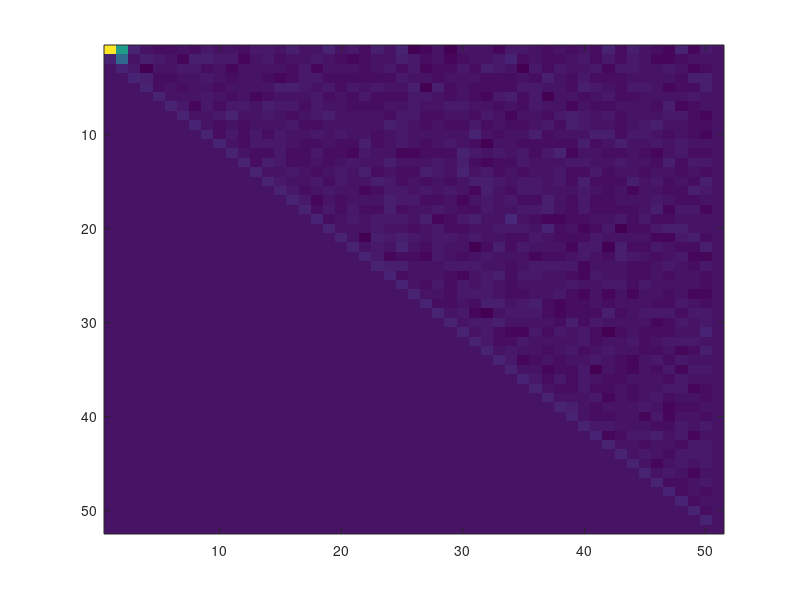
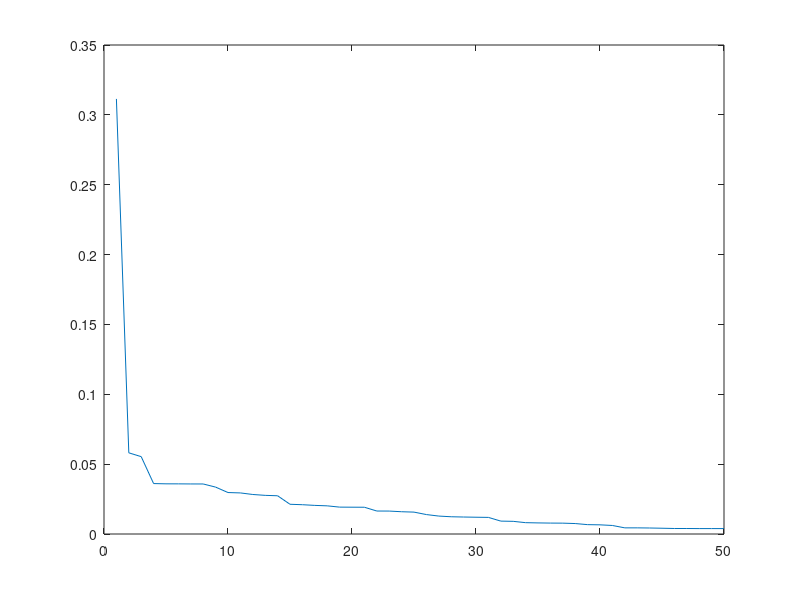
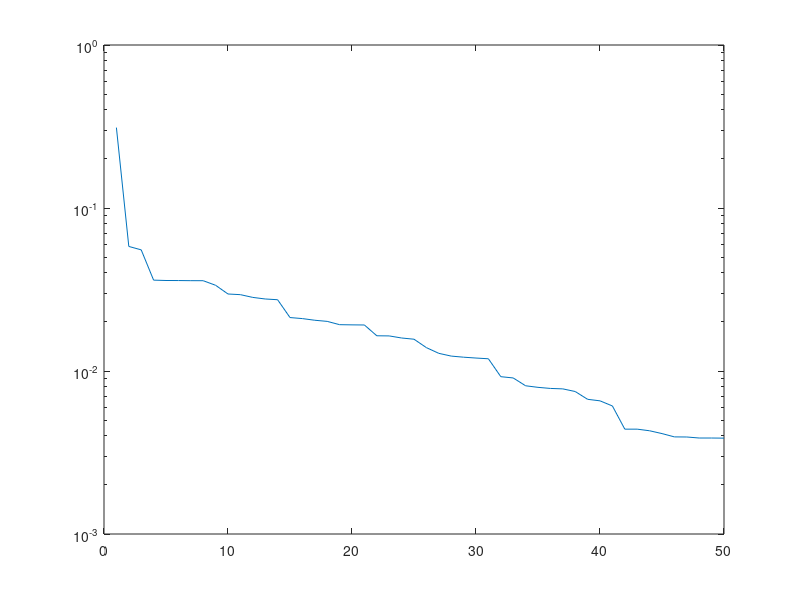
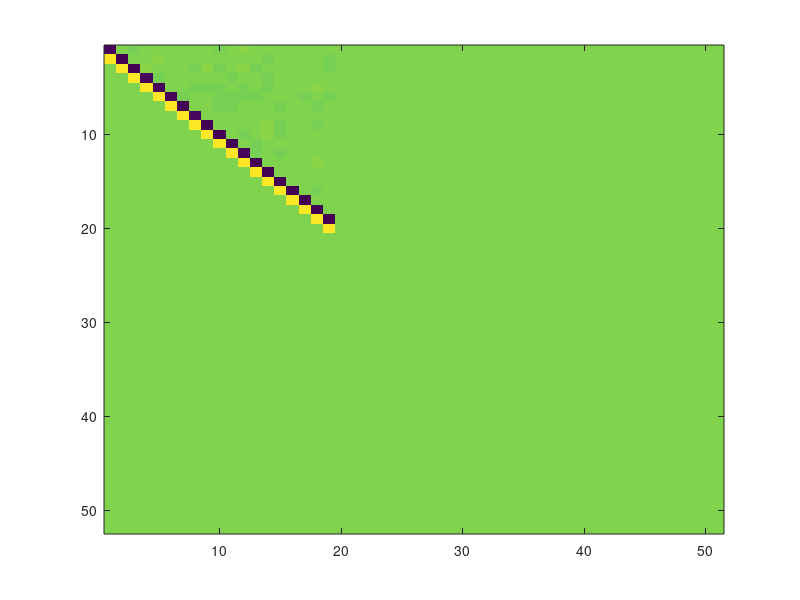

Here is the MATLAB script that generated these plots, in order:
% dim = 10000;
% A = sprand(dim, dim, 1.);
% b = rand(dim, 1);
% x0 = zeros(dim, 1);

% [x, flag, relres, iter, resvec] = gmres(A, b, [], 1e-10, 10);

clear

function A = loadFunctionFromData(dataPath)
    disp(["🦍 Loading file: "  dataPath])
    load(dataPath)
    
%   se nel file è presente una `struct` allora vuol dire 
%   che sto utilizzando il nuovo formato e va convertito
%   per essere utilizzato da Octave
    if isstruct(Problem.A)
        n = length(Problem.A.jc)-1;
        ii = repelems(1:n, [1:n; diff(Problem.A.jc)]);
        A = sparse(Problem.A.ir+1, ii, Problem.A.data);
    else
        A = Problem.A;
    end
endfunction

% Esempio di come utilizzare la precedente funzione
% whos
% A = loadFunctionFromData('./data/cage15.mat');
% columns(A)
% rows(A)
% clear
% A = loadFunctionFromData('./data/vas_stokes_2M.mat');
% columns(A)
% rows(A)

function [A b x0] = generateData(dim, den, seed=69, randx0=false)
    rand("seed", seed);
    A = sprand(dim, dim, den);
    b = rand(dim, 1);
    
    if (randx0)
        x0 = rand(dim, 1);
    else
        x0 = zeros(dim, 1);
    end
endfunction

function [A b x0] = generateData2(dim, n=-4, seed=69, randx0=false)
    rand("seed", seed);
    mu = 0;
    sigma = 1/(2*sqrt(dim));
    A = n * eye(dim) + normrnd(mu, sigma, dim);
    b = ones(dim, 1);
%     A = sprand(dim, dim, den);
%     b = rand(dim, 1);
    
    if (randx0)
        x0 = rand(dim, 1);
    else
        x0 = zeros(dim, 1);
    end
endfunction

function [x res] = mygmres(A, b, x0, k, tol)
    n = size(b)(1);
    r0 = b - A * x0;
    beta = norm(r0, 2);
    
    H = zeros(k+2, k+1);
    Q = zeros(n, k+1);
    Q(:, 1) = r0/norm(r0, 2);
    
    en = zeros(k+2, 1);
    en(1) = 1;
        
    for j = 1:k  %% TODO: ricontrollare
%         imagesc(H);
        v = A*Q(:, j);   
        for i = 1:j
            H(i,j) = Q(:,i)' * v;
            v = v - H(i, j) * Q(:, i);
        end
        
        % ortogonalizzazione ??
        v = mgorth(v, Q);
%         H = gramschmidt(H);
%         Q = gramschmidt(Q);
        
        H(j+1, j) = norm(v, 2);
        Q(:, j+1) = v / H(j+1, j);
        
%         if (abs(H(j+1, j)) > tol)
%             Q(:, j+1) = Q(:,j+1)/H(j+1,j);
%         end
        
        e1 = en(1:j+2);
        
        y =(H(1:j+2,1:j+1))\(beta *e1);
%         y =(H(1:j+2,1:j+1))\(beta *e1);
        res(j) = norm(H(1:j+2,1:j+1)*y - beta*e1, 2);

        if (res(j) < tol)
            x = Q(:, 1:j+1)*y +x0;
            disp('🚀 Raggiunta Tolleranza, stop');
            imagesc(H);
            return;
        end
    end
    x = Q(:, 1:j+1)*y +x0;
    disp('🐌 Raggiunto massimo numero di Iterazioni');
    imagesc(H);

endfunction

%% TEST 1 - Random Matrix
[A, b, x0] = generateData(100, .5);
% A
% b
% x0
[x, res] = mygmres(A, b, x0, 50, 1e-10);
x
x_true = A\b
max(x_true-x)
figure();
plot(res);
figure();
semilogy(res);

%% TEST 2 - randnorm()
for n = [-4 -2 0 2 4]
    figure();
    printf("🍌 n = %d\n", n)
    [A, b, x0] = generateData2(200, n=n);
    [x, res] = mygmres(A, b, x0, 50, 1e-10);
    
    % x;
    x_true = A\b;
    approx_error = max(x_true-x)
    
    figure();
    title(["GMRES with n = " mat2str(n)]);
    semilogy(res);
end

%% GMRES(m)
function [x res] = myrgmres(A, b, x0, k, tol, m)
    restartCount = 0;
    res = [];
    n = size(b)(1);
    en = zeros(k+2, 1);
    en(1) = 1;
    
    while (restartCount < m)
        H = zeros(k+2, k+1);
        Q = zeros(n, k+1);

        r0 = b - A * x0;
        beta = norm(r0, 2);
        Q(:, 1) = r0/norm(r0, 2);

        for j = 1:k  %% TODO: ricontrollare
    %         imagesc(H);
            v = A*Q(:, j);   
            for i = 1:j
                H(i,j) = Q(:,i)' * v;
                v = v - H(i, j) * Q(:, i);
            end
%             v = myGramschmidt(v);
%             v =  gramschmidt(v);
            v = mgorth(v, Q);  % equivalente a quella sopra
            H(j+1, j) = norm(v, 2);
%             Q(:, j+1) = mgorth(Q(:, j+1), Q); 
            Q(:, j+1) = v / H(j+1, j);
            
    %         if (abs(H(j+1, j)) > tol)
    %             Q(:, j+1) = Q(:,j+1)/H(j+1,j);
    %         end

            e1 = en(1:j+2);

            y =(H(1:j+2,1:j+1))\(beta *e1);
            res = [res norm(H(1:j+2,1:j+1)*y - beta*e1, 2)];

            if (res(end) < tol)
                x = Q(:, 1:j+1)*y +x0;
                disp('🚀 Raggiunta Tolleranza, stop');
                imagesc(H);
                return;
            end
        end
        x = Q(:, 1:j+1)*y +x0;
        x0 = x;
%         sum(x0)
        restartCount = restartCount + 1;
        disp('🐌 Raggiunto massimo numero di Iterazioni');
        disp('🗿 Restarting ...');
%         imagesc(H);
    end
    x = Q(:, 1:j+1)*y +x0;
    disp('❌ Raggiunto massimo numero di Restart');
    imagesc(H);
endfunction

[A, b, x0] = generateData(200, .5);
[x, res] = myrgmres(A, b, x0, 100, 1e-10, 50);
semilogy(res);

for n = [-4 -2 0 2 4]
    figure();
    printf("🍌 n = %d\n", n)
    [A, b, x0] = generateData2(200, n=n);
    [x, res] = myrgmres(A, b, x0, 50, 1e-10, 100);
    
    % x;
    x_true = A\b;
    approx_error = max(x_true-x)
    normm = norm(A*x - b)
    
    figure();
    title(["GMRES with n = " mat2str(n)]);
    semilogy(res);
end